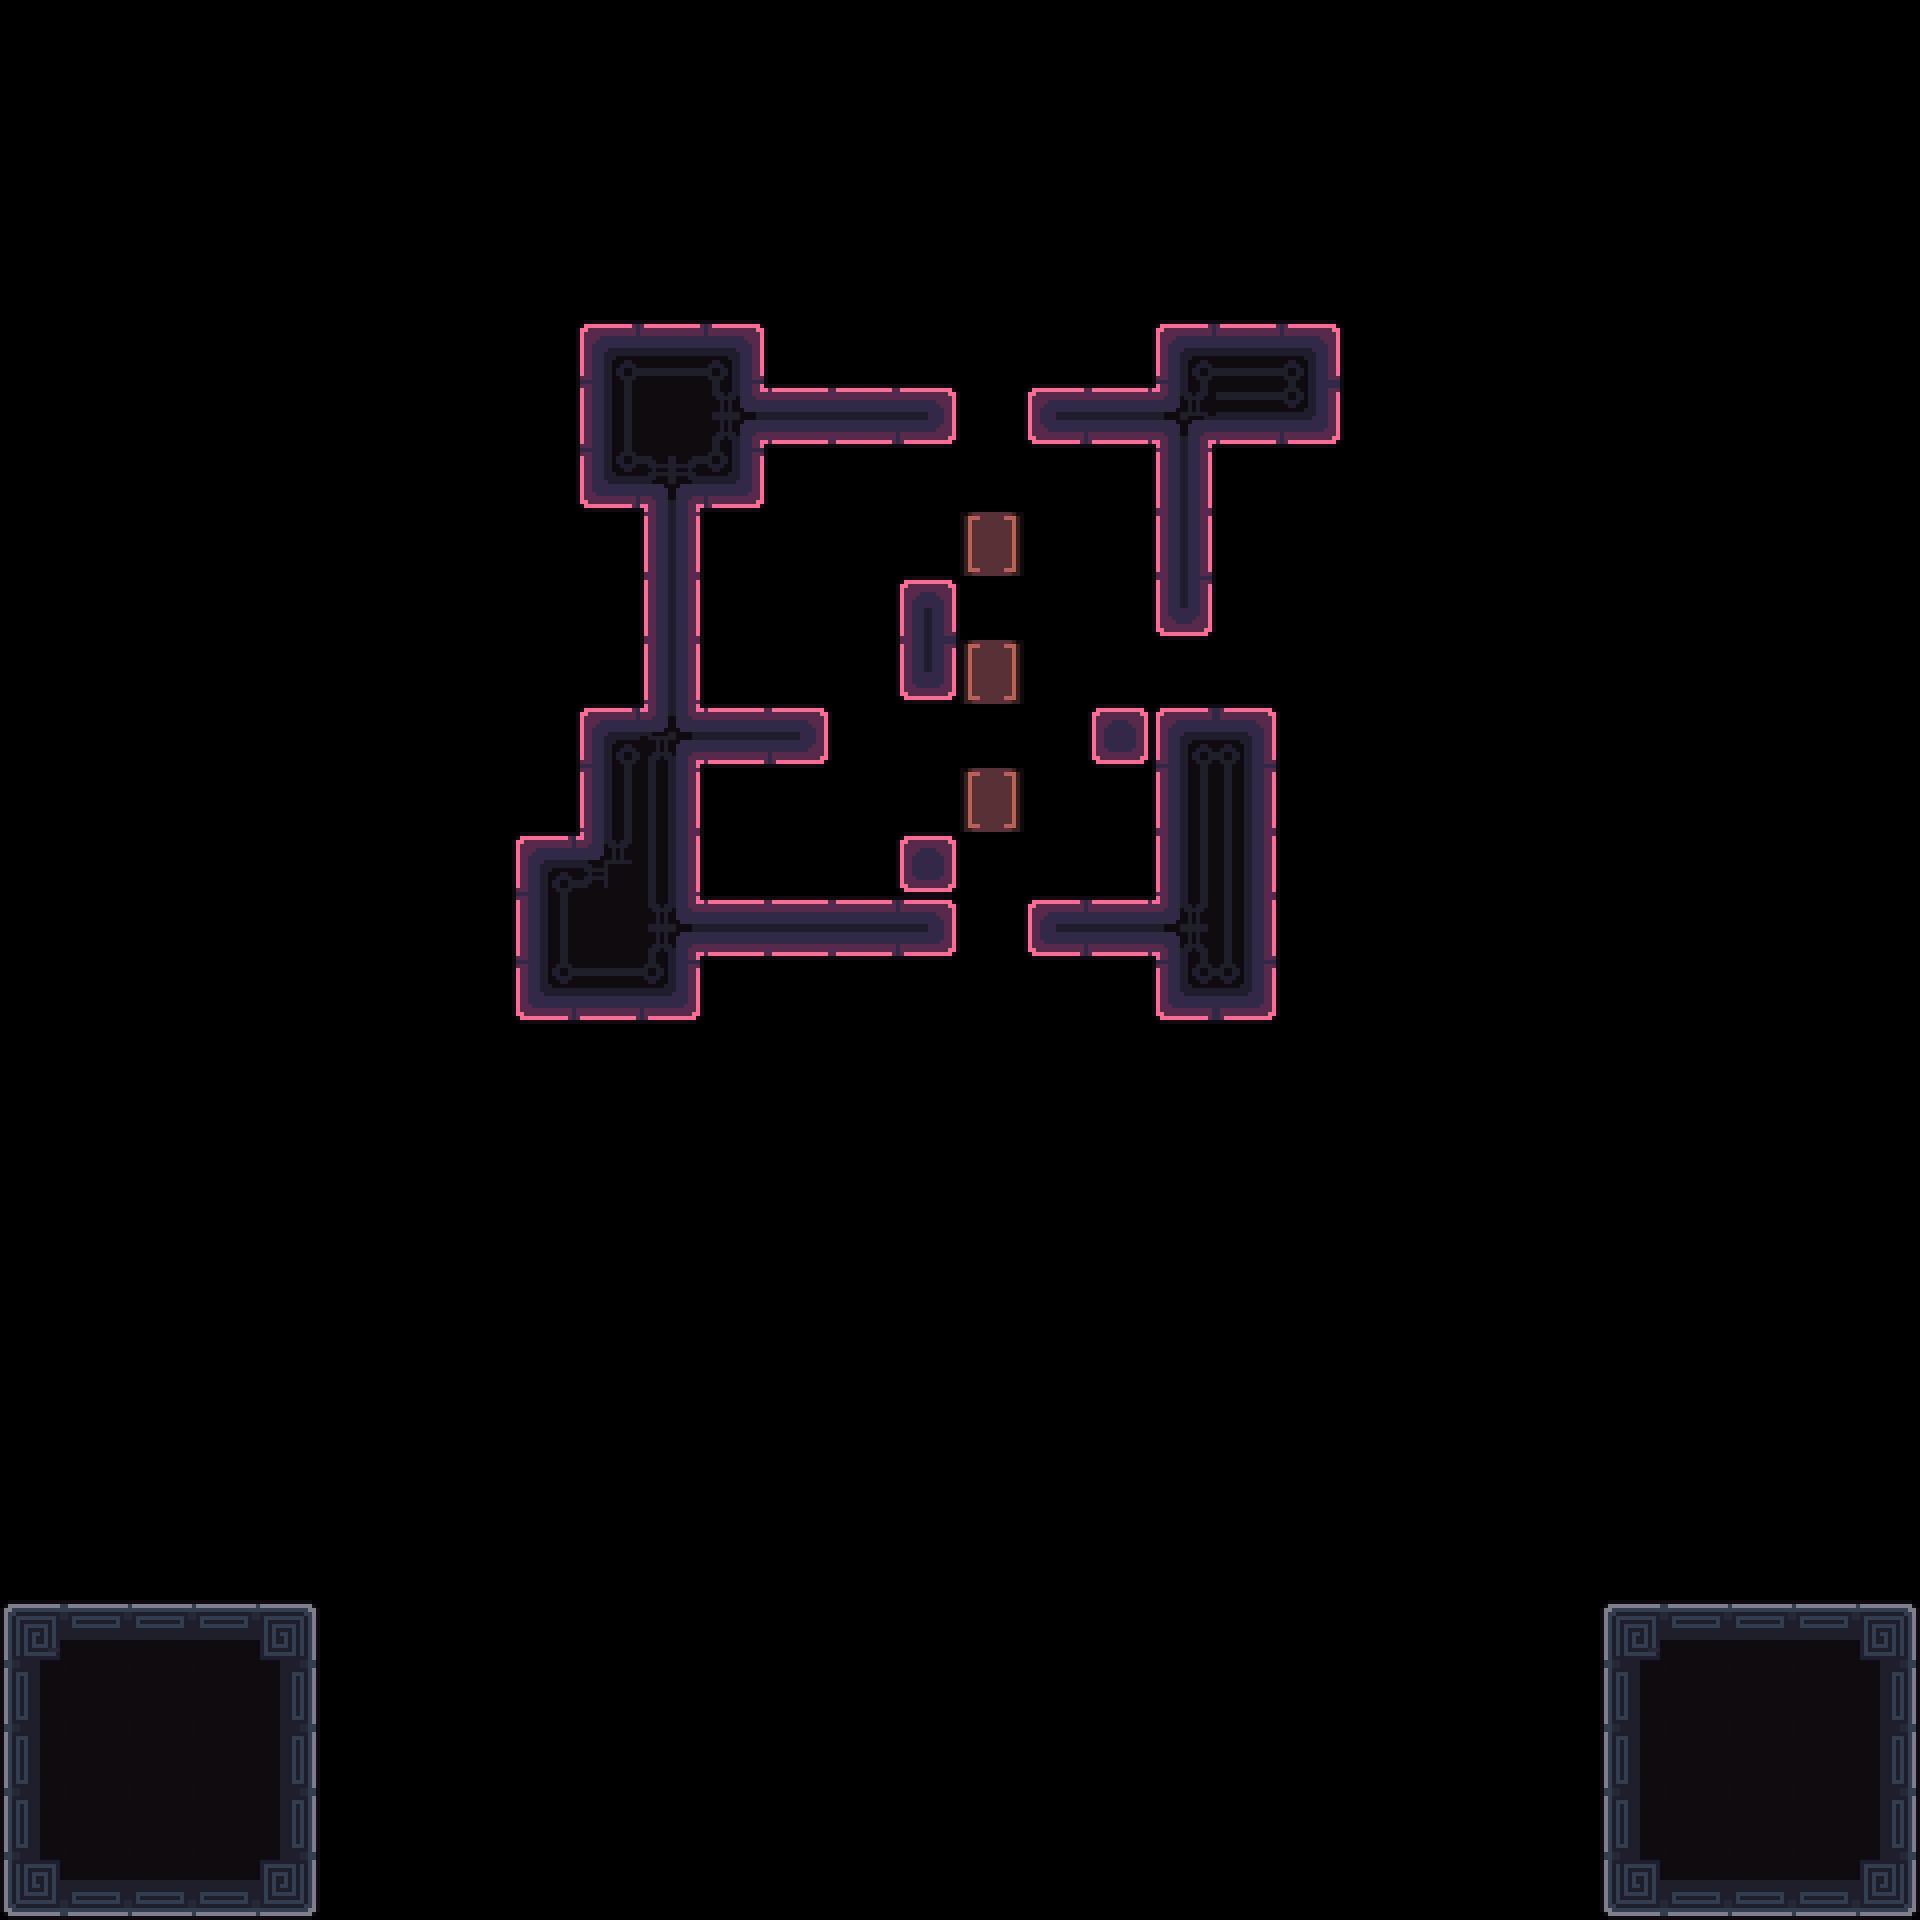

Rendered tile map (Tiled .tmx) drawn with the repository's tilesets; below, a short description and the full map source, tile grids included:
An orthogonal 30x30 tile map with 64x64 px tiles, 3 tile layers (Decoration, Main, Exit) and 13 objects (3x 1, 3x Battery, 3x Spike, Camera1, Camera2, ...).

<map version="1.10" tiledversion="1.11.2" orientation="orthogonal" renderorder="right-down" width="30" height="30" tilewidth="64" tileheight="64" infinite="0" nextlayerid="7" nextobjectid="88">
 <tileset firstgid="1" source="../tilesets/tileset_d.tsx" />
 <objectgroup id="4" name="Triggers">
  <object id="23" name="Camera1" x="960" y="672">
   <point />
  </object>
  <object id="24" name="Camera2" x="704" y="480">
   <point />
  </object>
  <object id="29" name="Unactive" x="0" y="1600" width="320" height="320" />
  <object id="76" name="Win" x="0" y="64" width="1920" height="1216" />
  <object id="86" name="Data" type="1" x="0" y="0" width="63.6932" height="63.6932">
   <properties>
    <property name="bg" value="pink" />
    <property name="level_number" type="int" value="6" />
    <property name="level_unlock" value="5, 11, 7" />
   </properties>
  </object>
  <object id="87" name="Tutorial" type="1" x="960" y="640" width="63.6932" height="63.6932" />
 </objectgroup>
 <layer id="3" name="Decoration" width="30" height="30">
  <data encoding="csv">
0,0,0,0,0,0,0,0,0,0,0,0,0,0,0,0,0,0,0,0,0,0,0,0,0,0,0,0,0,0,
0,0,0,0,0,0,0,0,0,0,0,0,0,0,0,0,0,0,0,0,0,0,0,0,0,0,0,0,0,0,
0,0,0,0,0,0,0,0,0,0,0,0,0,0,0,0,0,0,0,0,0,0,0,0,0,0,0,0,0,0,
0,0,0,0,0,0,0,0,0,0,0,0,0,0,0,0,0,0,0,0,0,0,0,0,0,0,0,0,0,0,
0,0,0,0,0,0,0,0,0,0,0,0,0,0,0,0,0,0,0,0,0,0,0,0,0,0,0,0,0,0,
0,0,0,0,0,0,0,0,0,0,0,0,0,0,0,0,0,0,0,0,0,0,0,0,0,0,0,0,0,0,
0,0,0,0,0,0,0,0,0,0,0,0,0,0,0,0,0,0,0,0,0,0,0,0,0,0,0,0,0,0,
0,0,0,0,0,0,0,0,0,0,0,0,0,0,0,0,0,0,0,0,0,0,0,0,0,0,0,0,0,0,
0,0,0,0,0,0,0,0,0,0,0,0,0,0,0,77,0,0,77,0,0,0,0,0,0,0,0,0,0,0,
0,0,0,0,0,0,0,0,0,0,0,0,0,0,0,0,0,0,0,0,0,0,0,0,0,0,0,0,0,0,
0,0,0,0,0,0,0,0,0,0,0,0,0,0,0,77,0,0,0,0,0,0,0,0,0,0,0,0,0,0,
0,0,0,0,0,0,0,0,0,0,0,0,0,0,0,0,0,0,0,0,0,0,0,0,0,0,0,0,0,0,
0,0,0,0,0,0,0,0,0,0,0,0,0,0,0,77,0,0,0,0,0,0,0,0,0,0,0,0,0,0,
0,0,0,0,0,0,0,0,0,0,0,0,0,0,0,0,0,0,0,0,0,0,0,0,0,0,0,0,0,0,
0,0,0,0,0,0,0,0,0,0,0,0,0,0,0,0,0,0,0,0,0,0,0,0,0,0,0,0,0,0,
0,0,0,0,0,0,0,0,0,0,0,0,0,0,0,0,0,0,0,0,0,0,0,0,0,0,0,0,0,0,
0,0,0,0,0,0,0,0,0,0,0,0,0,0,0,0,0,0,0,0,0,0,0,0,0,0,0,0,0,0,
0,0,0,0,0,0,0,0,0,0,0,0,0,0,0,0,0,0,0,0,0,0,0,0,0,0,0,0,0,0,
0,0,0,0,0,0,0,0,0,0,0,0,0,0,0,0,0,0,0,0,0,0,0,0,0,0,0,0,0,0,
0,0,0,0,0,0,0,0,0,0,0,0,0,0,0,0,0,0,0,0,0,0,0,0,0,0,0,0,0,0,
0,0,0,0,0,0,0,0,0,0,0,0,0,0,0,0,0,0,0,0,0,0,0,0,0,0,0,0,0,0,
0,0,0,0,0,0,0,0,0,0,0,0,0,0,0,0,0,0,0,0,0,0,0,0,0,0,0,0,0,0,
0,0,0,0,0,0,0,0,0,0,0,0,0,0,0,0,0,0,0,0,0,0,0,0,0,0,0,0,0,0,
0,0,0,0,0,0,0,0,0,0,0,0,0,0,0,0,0,0,0,0,0,0,0,0,0,0,0,0,0,0,
0,0,0,0,0,0,0,0,0,0,0,0,0,0,0,0,0,0,0,0,0,0,0,0,0,0,0,0,0,0,
0,0,0,0,0,0,0,0,0,0,0,0,0,0,0,0,0,0,0,0,0,0,0,0,0,0,0,0,0,0,
0,0,0,0,0,0,0,0,0,0,0,0,0,0,0,0,0,0,0,0,0,0,0,0,0,0,0,0,0,0,
0,0,0,0,0,0,0,0,0,0,0,0,0,0,0,0,0,0,0,0,0,0,0,0,0,0,0,0,0,0,
0,0,0,0,0,0,0,0,0,0,0,0,0,0,0,0,0,0,0,0,0,0,0,0,0,0,0,0,0,0,
0,0,0,0,0,0,0,0,0,0,0,0,0,0,0,0,0,0,0,0,0,0,0,0,0,0,0,0,0,0
</data>
 </layer>
 <layer id="1" name="Main" width="30" height="30">
  <data encoding="csv">
0,0,0,0,0,0,0,0,0,0,0,0,0,0,0,0,0,0,0,0,0,0,0,0,0,0,0,0,0,0,
0,0,0,0,0,0,0,0,0,0,0,0,0,0,0,0,0,0,0,0,0,0,0,0,0,0,0,0,0,0,
0,0,0,0,0,0,0,0,0,0,0,0,0,0,0,0,0,0,0,0,0,0,0,0,0,0,0,0,0,0,
0,0,0,0,0,0,0,0,0,0,0,0,0,0,0,0,0,0,0,0,0,0,0,0,0,0,0,0,0,0,
0,0,0,0,0,0,0,0,0,0,0,0,0,0,0,0,0,0,0,0,0,0,0,0,0,0,0,0,0,0,
0,0,0,0,0,0,0,0,0,4,6,9,0,0,0,0,0,0,4,6,9,0,0,0,0,0,0,0,0,0,
0,0,0,0,0,0,0,0,0,22,26,1610612773,20,20,2684354581,0,536870933,20,38,42,45,0,0,0,0,0,0,0,0,0,
0,0,0,0,0,0,0,0,0,40,37,45,0,0,0,0,0,0,19,0,0,0,0,0,0,0,0,0,0,0,
0,0,0,0,0,0,0,0,0,0,19,0,0,0,0,0,0,0,19,0,0,0,0,0,0,0,0,0,0,0,
0,0,0,0,0,0,0,0,0,0,19,0,0,0,21,0,0,0,1073741845,0,0,0,0,0,0,0,0,0,0,0,
0,0,0,0,0,0,0,0,0,0,0,0,0,0,0,0,0,0,0,0,0,0,0,0,0,0,0,0,0,0,
0,0,0,0,0,0,0,0,0,4,3221225510,20,2684354581,0,0,0,0,3,4,9,0,0,0,0,0,0,0,0,0,0,
0,0,0,0,0,0,0,0,0,22,27,0,0,0,0,0,0,0,22,27,0,0,0,0,0,0,0,0,0,0,
0,0,0,0,0,0,0,0,4,7,27,0,0,0,3,0,0,0,22,27,0,0,0,0,0,0,0,0,0,0,
0,0,0,0,0,0,0,0,22,26,536870949,20,20,20,2,0,1,20,2684354597,27,0,0,0,0,0,0,0,0,0,0,
0,0,0,0,0,0,0,0,40,42,45,0,0,0,0,0,0,0,40,45,0,0,0,0,0,0,0,0,0,0,
0,0,0,0,0,0,0,0,0,0,0,0,0,0,0,0,0,0,0,0,0,0,0,0,0,0,0,0,0,0,
0,0,0,0,0,0,0,0,0,0,0,0,0,0,0,0,0,0,0,0,0,0,0,0,0,0,0,0,0,0,
0,0,0,0,0,0,0,0,0,0,0,0,0,0,0,0,0,0,0,0,0,0,0,0,0,0,0,0,0,0,
0,0,0,0,0,0,0,0,0,0,0,0,0,0,0,0,0,0,0,0,0,0,0,0,0,0,0,0,0,0,
0,0,0,0,0,0,0,0,0,0,0,0,0,0,0,0,0,0,0,0,0,0,0,0,0,0,0,0,0,0,
0,0,0,0,0,0,0,0,0,0,0,0,0,0,0,0,0,0,0,0,0,0,0,0,0,0,0,0,0,0,
0,0,0,0,0,0,0,0,0,0,0,0,0,0,0,0,0,0,0,0,0,0,0,0,0,0,0,0,0,0,
0,0,0,0,0,0,0,0,0,0,0,0,0,0,0,0,0,0,0,0,0,0,0,0,0,0,0,0,0,0,
0,0,0,0,0,0,0,0,0,0,0,0,0,0,0,0,0,0,0,0,0,0,0,0,0,0,0,0,0,0,
10,12,12,12,15,0,0,0,0,0,0,0,0,0,0,0,0,0,0,0,0,0,0,0,0,10,12,12,12,15,
28,32,32,32,33,0,0,0,0,0,0,0,0,0,0,0,0,0,0,0,0,0,0,0,0,28,32,32,32,33,
28,32,32,32,33,0,0,0,0,0,0,0,0,0,0,0,0,0,0,0,0,0,0,0,0,28,32,32,32,33,
28,32,32,32,33,0,0,0,0,0,0,0,0,0,0,0,0,0,0,0,0,0,0,0,0,28,32,32,32,33,
46,48,48,48,51,0,0,0,0,0,0,0,0,0,0,0,0,0,0,0,0,0,0,0,0,46,48,48,48,51
</data>
 </layer>
 <layer id="6" name="Exit" width="30" height="30">
  <data encoding="csv">
0,0,0,0,0,0,0,0,0,0,0,0,0,0,0,0,0,0,0,0,0,0,0,0,0,0,0,0,0,0,
0,0,0,0,0,0,0,0,0,0,0,0,0,0,0,0,0,0,0,0,0,0,0,0,0,0,0,0,0,0,
0,0,0,0,0,0,0,0,0,0,0,0,0,0,0,0,0,0,0,0,0,0,0,0,0,0,0,0,0,0,
0,0,0,0,0,0,0,0,0,0,0,0,0,0,0,0,0,0,0,0,0,0,0,0,0,0,0,0,0,0,
0,0,0,0,0,0,0,0,0,0,0,0,0,0,0,0,0,0,0,0,0,0,0,0,0,0,0,0,0,0,
0,0,0,0,0,0,0,0,0,0,0,0,0,0,0,0,0,0,0,0,0,0,0,0,0,0,0,0,0,0,
0,0,0,0,0,0,0,0,0,0,0,0,0,0,0,0,0,0,0,0,0,0,0,0,0,0,0,0,0,0,
0,0,0,0,0,0,0,0,0,0,0,0,0,0,0,0,0,0,0,0,0,0,0,0,0,0,0,0,0,0,
0,0,0,0,0,0,0,0,0,0,0,0,0,0,0,0,0,0,0,0,0,0,0,0,0,0,0,0,0,0,
0,0,0,0,0,0,0,0,0,0,0,0,0,0,0,0,0,0,0,0,0,0,0,0,0,0,0,0,0,0,
0,0,0,0,0,0,0,0,0,0,19,0,0,0,39,0,0,0,0,0,0,0,0,0,0,0,0,0,0,0,
0,0,0,0,0,0,0,0,0,0,0,0,0,0,0,0,0,0,0,0,0,0,0,0,0,0,0,0,0,0,
0,0,0,0,0,0,0,0,0,0,0,0,0,0,0,0,0,0,0,0,0,0,0,0,0,0,0,0,0,0,
0,0,0,0,0,0,0,0,0,0,0,0,0,0,0,0,0,0,0,0,0,0,0,0,0,0,0,0,0,0,
0,0,0,0,0,0,0,0,0,0,0,0,0,0,0,0,0,0,0,0,0,0,0,0,0,0,0,0,0,0,
0,0,0,0,0,0,0,0,0,0,0,0,0,0,0,0,0,0,0,0,0,0,0,0,0,0,0,0,0,0,
0,0,0,0,0,0,0,0,0,0,0,0,0,0,0,0,0,0,0,0,0,0,0,0,0,0,0,0,0,0,
0,0,0,0,0,0,0,0,0,0,0,0,0,0,0,0,0,0,0,0,0,0,0,0,0,0,0,0,0,0,
0,0,0,0,0,0,0,0,0,0,0,0,0,0,0,0,0,0,0,0,0,0,0,0,0,0,0,0,0,0,
0,0,0,0,0,0,0,0,0,0,0,0,0,0,0,0,0,0,0,0,0,0,0,0,0,0,0,0,0,0,
0,0,0,0,0,0,0,0,0,0,0,0,0,0,0,0,0,0,0,0,0,0,0,0,0,0,0,0,0,0,
0,0,0,0,0,0,0,0,0,0,0,0,0,0,0,0,0,0,0,0,0,0,0,0,0,0,0,0,0,0,
0,0,0,0,0,0,0,0,0,0,0,0,0,0,0,0,0,0,0,0,0,0,0,0,0,0,0,0,0,0,
0,0,0,0,0,0,0,0,0,0,0,0,0,0,0,0,0,0,0,0,0,0,0,0,0,0,0,0,0,0,
0,0,0,0,0,0,0,0,0,0,0,0,0,0,0,0,0,0,0,0,0,0,0,0,0,0,0,0,0,0,
0,0,0,0,0,0,0,0,0,0,0,0,0,0,0,0,0,0,0,0,0,0,0,0,0,0,0,0,0,0,
0,0,0,0,0,0,0,0,0,0,0,0,0,0,0,0,0,0,0,0,0,0,0,0,0,0,0,0,0,0,
0,0,0,0,0,0,0,0,0,0,0,0,0,0,0,0,0,0,0,0,0,0,0,0,0,0,0,0,0,0,
0,0,0,0,0,0,0,0,0,0,0,0,0,0,0,0,0,0,0,0,0,0,0,0,0,0,0,0,0,0,
0,0,0,0,0,0,0,0,0,0,0,0,0,0,0,0,0,0,0,0,0,0,0,0,0,0,0,0,0,0
</data>
 </layer>
 <objectgroup id="2" name="Entities">
  <object id="70" name="Player0" type="1" x="768" y="448" width="63.6932" height="63.6932" />
  <object id="71" name="Battery" x="960" y="768" width="62.4743" height="62.4743" />
  <object id="72" name="Battery" x="960" y="512" width="62.4743" height="62.4743" />
  <object id="82" name="Spike" x="960" y="384" width="62.4743" height="62.4743" />
  <object id="83" name="Spike" x="1152" y="640" width="62.4743" height="62.4743" />
  <object id="84" name="Spike" x="960" y="896" width="62.4743" height="62.4743" />
  <object id="73" name="Battery" x="960" y="640" width="62.4743" height="62.4743" />
 </objectgroup>
</map>
